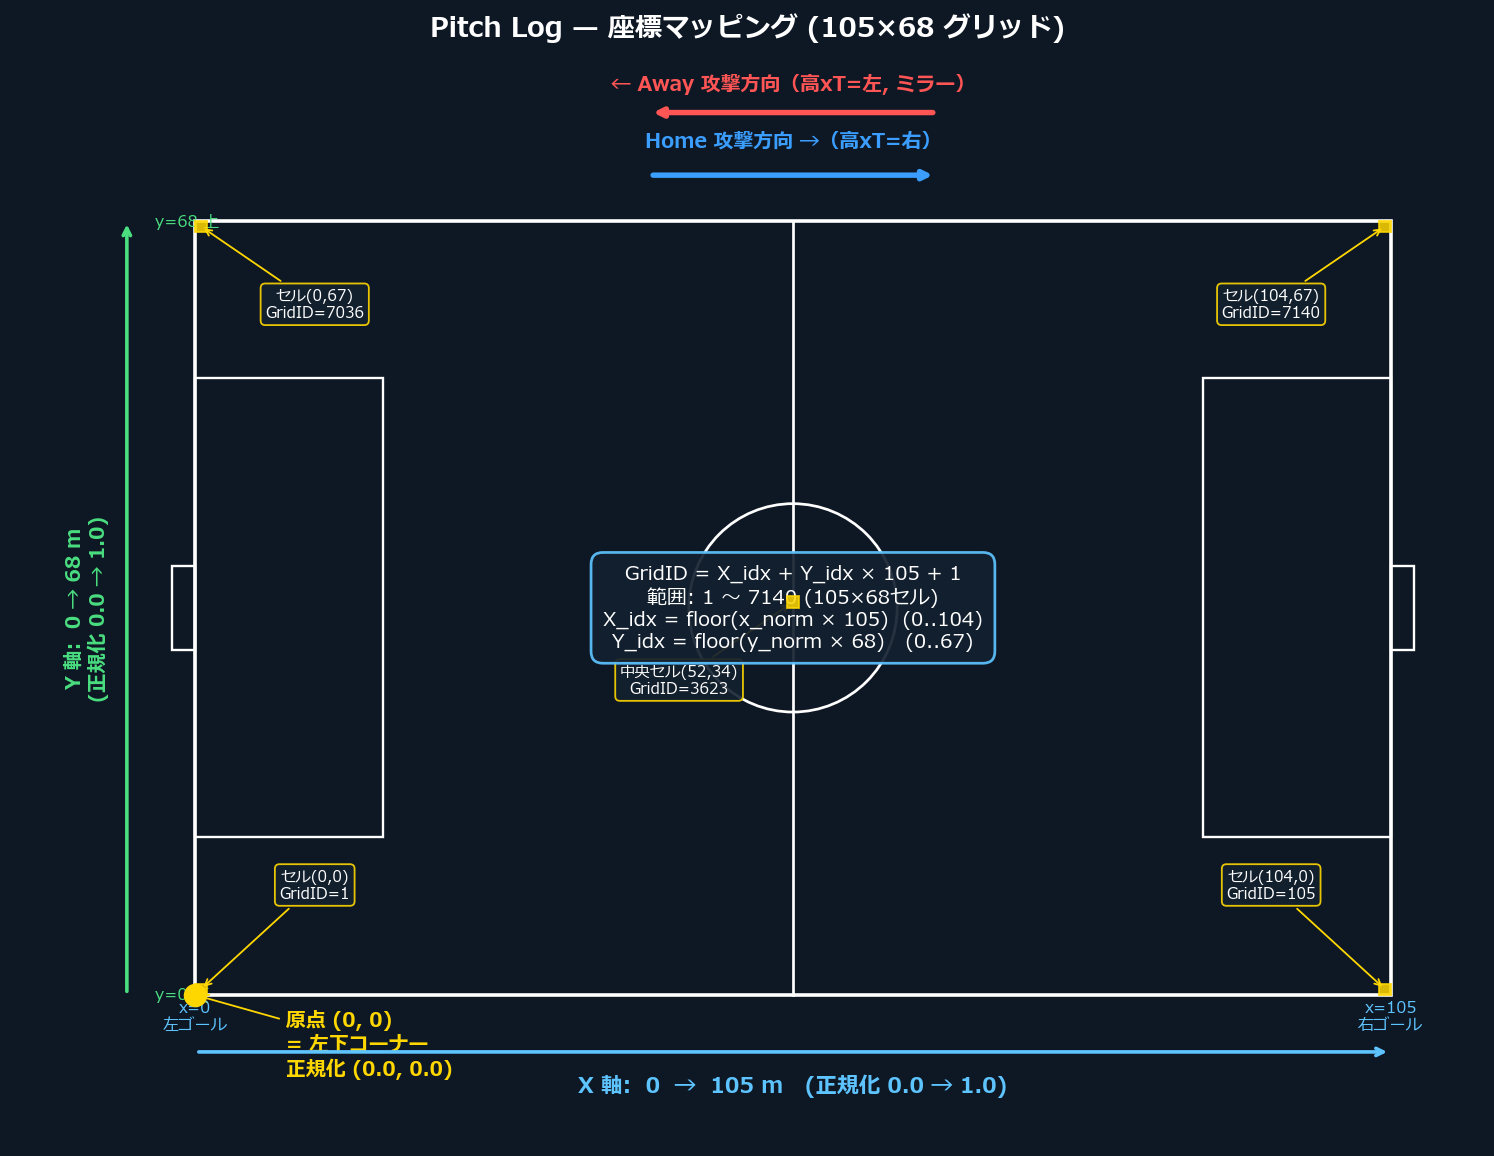

This chart was generated by the following Python code:
"""
coordinate_mapping.py
=====================
Pitch Log の現在の座標マッピングを1枚の図に可視化する。
出力: docs/coordinate_mapping.png
"""

import matplotlib
matplotlib.use("Agg")
import matplotlib.pyplot as plt
from matplotlib import font_manager

# Windows の日本語フォントを優先指定（豆腐化防止）
for _f in ["Meiryo", "Yu Gothic", "MS Gothic", "Yu Gothic UI"]:
    if any(_f.lower() in f.name.lower() for f in font_manager.fontManager.ttflist):
        plt.rcParams["font.family"] = _f
        break
plt.rcParams["axes.unicode_minus"] = False
from matplotlib.patches import Rectangle, FancyArrow
import numpy as np

PITCH_W, PITCH_H = 105.0, 68.0
X_BINS, Y_BINS = 105, 68

fig, ax = plt.subplots(figsize=(13, 9))
fig.patch.set_facecolor("#0e1825")
ax.set_facecolor("#1a3d1a")

# ── pitch outline ──────────────────────────────────────────────────────────
lc = "white"
ax.add_patch(Rectangle((0, 0), PITCH_W, PITCH_H, fill=False, ec=lc, lw=2))
ax.plot([PITCH_W/2, PITCH_W/2], [0, PITCH_H], color=lc, lw=1.5)
ax.add_patch(plt.Circle((PITCH_W/2, PITCH_H/2), 9.15, fill=False, ec=lc, lw=1.5))
# penalty areas
ax.add_patch(Rectangle((0, PITCH_H/2-20.16), 16.5, 40.32, fill=False, ec=lc, lw=1.3))
ax.add_patch(Rectangle((PITCH_W-16.5, PITCH_H/2-20.16), 16.5, 40.32, fill=False, ec=lc, lw=1.3))
# goals
ax.add_patch(Rectangle((-2, PITCH_H/2-3.66), 2, 7.32, fill=False, ec=lc, lw=1.3))
ax.add_patch(Rectangle((PITCH_W, PITCH_H/2-3.66), 2, 7.32, fill=False, ec=lc, lw=1.3))

# ── axes annotations ───────────────────────────────────────────────────────
# Origin marker
ax.plot(0, 0, "o", color="#FFD700", ms=12, zorder=5)
ax.annotate("原点 (0, 0)\n= 左下コーナー\n正規化 (0.0, 0.0)",
            xy=(0, 0), xytext=(8, -7), color="#FFD700", fontsize=11, weight="bold",
            arrowprops=dict(arrowstyle="->", color="#FFD700"))

# X axis arrow + labels
ax.annotate("", xy=(PITCH_W, -5), xytext=(0, -5),
            arrowprops=dict(arrowstyle="->", color="#5ec4ff", lw=2))
ax.text(PITCH_W/2, -8.5, "X 軸:  0  →  105 m   (正規化 0.0 → 1.0)",
        color="#5ec4ff", fontsize=12, ha="center", weight="bold")
ax.text(0, -3.0, "x=0\n左ゴール", color="#5ec4ff", fontsize=9, ha="center")
ax.text(PITCH_W, -3.0, "x=105\n右ゴール", color="#5ec4ff", fontsize=9, ha="center")

# Y axis arrow + labels
ax.annotate("", xy=(-6, PITCH_H), xytext=(-6, 0),
            arrowprops=dict(arrowstyle="->", color="#4ade80", lw=2))
ax.text(-9.5, PITCH_H/2, "Y 軸:  0 → 68 m\n(正規化 0.0 → 1.0)",
        color="#4ade80", fontsize=11, ha="center", va="center",
        rotation=90, weight="bold")
ax.text(-3.5, 0, "y=0 下", color="#4ade80", fontsize=9, va="center")
ax.text(-3.5, PITCH_H, "y=68 上", color="#4ade80", fontsize=9, va="center")

# ── attack directions ──────────────────────────────────────────────────────
ax.annotate("", xy=(PITCH_W*0.62, PITCH_H+4), xytext=(PITCH_W*0.38, PITCH_H+4),
            arrowprops=dict(arrowstyle="-|>", color="#3b9eff", lw=3))
ax.text(PITCH_W*0.5, PITCH_H+6.5, "Home 攻撃方向 →（高xT=右）",
        color="#3b9eff", fontsize=11, ha="center", weight="bold")
ax.annotate("", xy=(PITCH_W*0.38, PITCH_H+9.5), xytext=(PITCH_W*0.62, PITCH_H+9.5),
            arrowprops=dict(arrowstyle="-|>", color="#ff5555", lw=3))
ax.text(PITCH_W*0.5, PITCH_H+11.5, "← Away 攻撃方向（高xT=左, ミラー）",
        color="#ff5555", fontsize=11, ha="center", weight="bold")

# ── GridID examples ────────────────────────────────────────────────────────
def gid(xi, yi):
    return xi + yi * X_BINS + 1

samples = [
    (0, 0, "セル(0,0)"),
    (104, 0, "セル(104,0)"),
    (0, 67, "セル(0,67)"),
    (104, 67, "セル(104,67)"),
    (52, 34, "中央セル(52,34)"),
]
for xi, yi, label in samples:
    cx, cy = xi + 0.5, yi + 0.5
    ax.add_patch(Rectangle((xi, yi), 1, 1, color="#FFD700", alpha=0.85, zorder=4))
    ax.annotate(f"{label}\nGridID={gid(xi,yi)}",
                xy=(cx, cy), xytext=(cx + (10 if xi < 52 else -10), cy + (8 if yi < 34 else -8)),
                color="white", fontsize=8.5, ha="center",
                bbox=dict(boxstyle="round,pad=0.3", fc="#13202f", ec="#FFD700", alpha=0.9),
                arrowprops=dict(arrowstyle="->", color="#FFD700"))

# ── formula box ────────────────────────────────────────────────────────────
formula = (
    "GridID = X_idx + Y_idx × 105 + 1\n"
    "範囲: 1 〜 7140 (105×68セル)\n"
    "X_idx = floor(x_norm × 105)  (0..104)\n"
    "Y_idx = floor(y_norm × 68)   (0..67)"
)
ax.text(PITCH_W/2, PITCH_H/2, formula, color="white", fontsize=11, ha="center", va="center",
        bbox=dict(boxstyle="round,pad=0.6", fc="#13202f", ec="#5ec4ff", lw=1.5, alpha=0.92))

ax.set_xlim(-16, PITCH_W + 8)
ax.set_ylim(-13, PITCH_H + 14)
ax.set_aspect("equal")
ax.axis("off")
ax.set_title("Pitch Log — 座標マッピング (105×68 グリッド)",
             color="white", fontsize=15, weight="bold", pad=14)

plt.tight_layout()
out = "docs/coordinate_mapping.png"
plt.savefig(out, dpi=130, facecolor=fig.get_facecolor(), bbox_inches="tight")
print(f"saved -> {out}")
